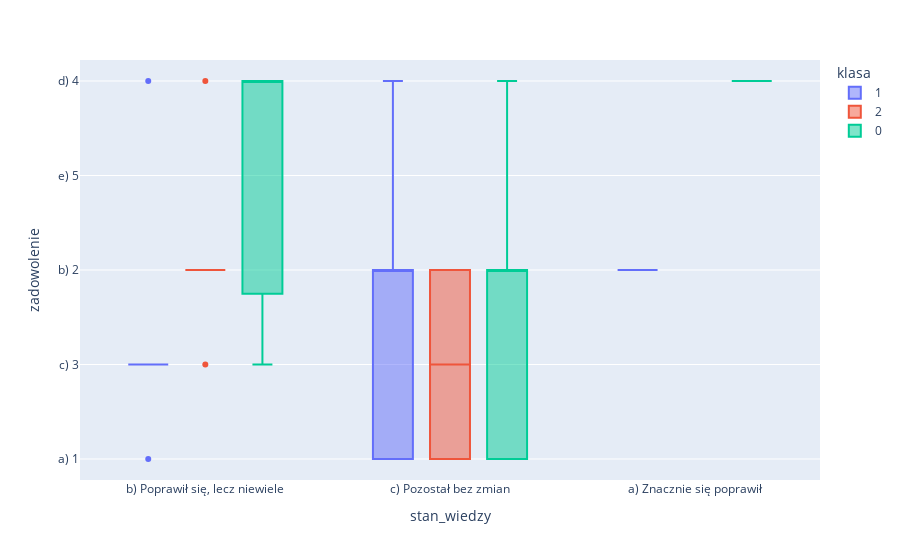

Notebook code cell kept with this figure:
### Code cell
fig = px.box(on,x='stan_wiedzy',y='zadowolenie',color = 'klasa')
fig.show()

### Figure 1 — Plotly figure (JSON) as saved in the notebook; plotly's stock layout.template omitted (floating-point values rounded to 4 significant figures)
{"data": [{"alignmentgroup": "True", "hovertemplate": "klasa=1<br>stan_wiedzy=%{x}<br>zadowolenie=%{y}<extra></extra>", "legendgroup": "1", "marker": {"color": "#636efa"}, "name": "1", "notched": false, "offsetgroup": "1", "orientation": "v", "showlegend": true, "type": "box", "x": ["b) Poprawił się, lecz niewiele", "b) Poprawił się, lecz niewiele", "b) Poprawił się, lecz niewiele", "b) Poprawił się, lecz niewiele", "b) Poprawił się, lecz niewiele", "c) Pozostał bez zmian", "c) Pozostał bez zmian", "c) Pozostał bez zmian", "c) Pozostał bez zmian", "c) Pozostał bez zmian", "c) Pozostał bez zmian", "c) Pozostał bez zmian", "c) Pozostał bez zmian", "b) Poprawił się, lecz niewiele", "b) Poprawił się, lecz niewiele", "a) Znacznie się poprawił", "c) Pozostał bez zmian", "c) Pozostał bez zmian", "c) Pozostał bez zmian", "c) Pozostał bez zmian", "c) Pozostał bez zmian", "c) Pozostał bez zmian", "c) Pozostał bez zmian", "c) Pozostał bez zmian", "c) Pozostał bez zmian", "c) Pozostał bez zmian", "c) Pozostał bez zmian", "c) Pozostał bez zmian", "c) Pozostał bez zmian", "c) Pozostał bez zmian", "c) Pozostał bez zmian"], "x0": " ", "xaxis": "x", "y": ["a) 1", "c) 3", "c) 3", "c) 3", "c) 3", "b) 2", "b) 2", "a) 1", "b) 2", "a) 1", "e) 5", "a) 1", "a) 1", "d) 4", "c) 3", "b) 2", "c) 3", "b) 2", "d) 4", "b) 2", "a) 1", "d) 4", "b) 2", "a) 1", "a) 1", "b) 2", "a) 1", "a) 1", "c) 3", "b) 2", "b) 2"], "y0": " ", "yaxis": "y"}, {"alignmentgroup": "True", "hovertemplate": "klasa=2<br>stan_wiedzy=%{x}<br>zadowolenie=%{y}<extra></extra>", "legendgroup": "2", "marker": {"color": "#EF553B"}, "name": "2", "notched": false, "offsetgroup": "2", "orientation": "v", "showlegend": true, "type": "box", "x": ["c) Pozostał bez zmian", "c) Pozostał bez zmian", "b) Poprawił się, lecz niewiele", "c) Pozostał bez zmian", "b) Poprawił się, lecz niewiele", "c) Pozostał bez zmian", "b) Poprawił się, lecz niewiele", "b) Poprawił się, lecz niewiele", "b) Poprawił się, lecz niewiele", "b) Poprawił się, lecz niewiele"], "x0": " ", "xaxis": "x", "y": ["a) 1", "b) 2", "d) 4", "a) 1", "b) 2", "b) 2", "c) 3", "b) 2", "b) 2", "b) 2"], "y0": " ", "yaxis": "y"}, {"alignmentgroup": "True", "hovertemplate": "klasa=0<br>stan_wiedzy=%{x}<br>zadowolenie=%{y}<extra></extra>", "legendgroup": "0", "marker": {"color": "#00cc96"}, "name": "0", "notched": false, "offsetgroup": "0", "orientation": "v", "showlegend": true, "type": "box", "x": ["c) Pozostał bez zmian", "b) Poprawił się, lecz niewiele", "b) Poprawił się, lecz niewiele", "c) Pozostał bez zmian", "c) Pozostał bez zmian", "c) Pozostał bez zmian", "b) Poprawił się, lecz niewiele", "c) Pozostał bez zmian", "c) Pozostał bez zmian", "a) Znacznie się poprawił"], "x0": " ", "xaxis": "x", "y": ["b) 2", "d) 4", "d) 4", "d) 4", "a) 1", "b) 2", "c) 3", "a) 1", "b) 2", "d) 4"], "y0": " ", "yaxis": "y"}], "layout": {"boxmode": "group", "legend": {"title": {"text": "klasa"}, "tracegroupgap": 0}, "margin": {"t": 60}, "xaxis": {"anchor": "y", "domain": [0, 1], "title": {"text": "stan_wiedzy"}}, "yaxis": {"anchor": "x", "domain": [0, 1], "title": {"text": "zadowolenie"}}}}
